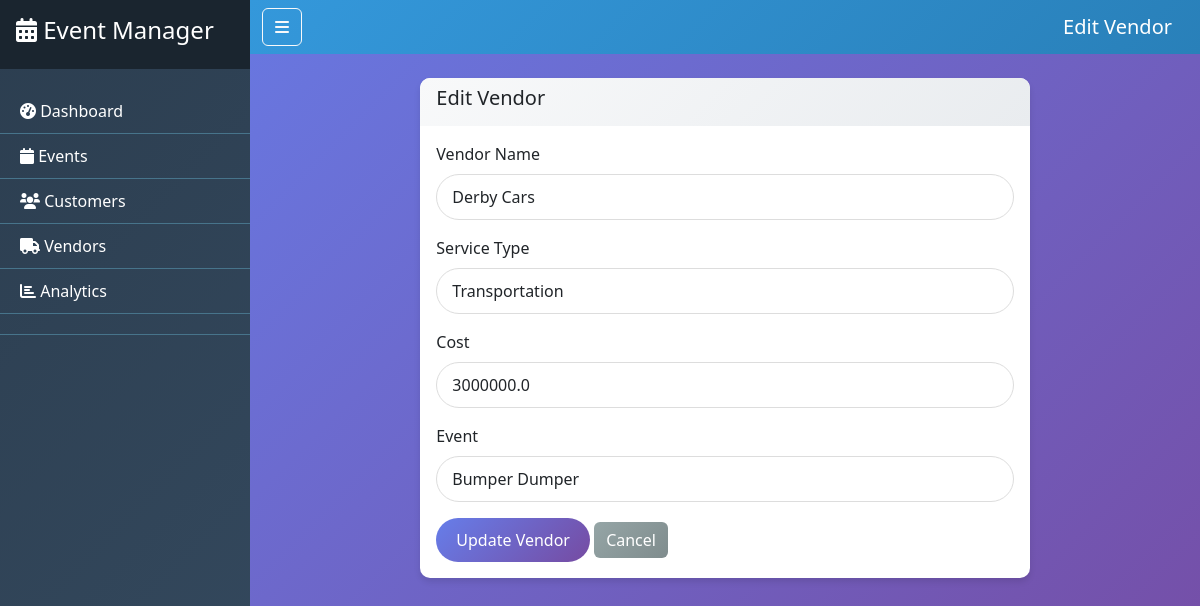
Screenshot of /edit_vendor/1 with the database file from the repository.
### tables this page shows
CREATE TABLE vendors (
    id INTEGER PRIMARY KEY AUTOINCREMENT,
    name TEXT NOT NULL,
    service_type TEXT NOT NULL,
    cost REAL NOT NULL,
    event_id INTEGER,
    FOREIGN KEY (event_id) REFERENCES events (id)
);

CREATE TABLE events (
    id INTEGER PRIMARY KEY AUTOINCREMENT,
    name TEXT NOT NULL,
    type TEXT NOT NULL,
    date TEXT NOT NULL,
    location TEXT NOT NULL,
    budget REAL NOT NULL,
    expected_guests INTEGER NOT NULL,
    ticket_price REAL DEFAULT 0
);

### Event_Management_System/app.py (the view, shortened to what this page needs)
@app.route('/edit_vendor/<int:vendor_id>', methods=['GET', 'POST'])
def edit_vendor(vendor_id):
    db = get_db()
    vendor = db.execute('SELECT * FROM vendors WHERE id = ?', (vendor_id,)).fetchone()
    events = db.execute('SELECT id, name FROM events').fetchall()
    return render_template('edit_vendor.html', vendor=vendor, events=events)

### Event_Management_System/app.py (called while the page is built)
def get_db():
    db = getattr(g, '_database', None)
    if db is None:
        db = g._database = sqlite3.connect(DATABASE)
        db.row_factory = sqlite3.Row
    return db

@app.teardown_appcontext
def close_connection(exception):
    db = getattr(g, '_database', None)
    if db is not None:
        db.close()

### Event_Management_System/templates/edit_vendor.html (shortened to what this page needs)
{% extends "base.html" %}
{% block page_title %}Edit Vendor{% endblock %}
{% block content %}
<div class="row justify-content-center">
    <div class="col-md-8">
        <div class="card">
            <div class="card-header">
                <h5>Edit Vendor</h5>
            </div>
            <div class="card-body">
                <form method="POST">
                    <div class="mb-3">
                        <label for="name" class="form-label">Vendor Name</label>
                        <input type="text" class="form-control" id="name" name="name" value="{{ vendor.name }}" required>
                    </div>
                    <div class="mb-3">
                        <label for="service_type" class="form-label">Service Type</label>
                        <select class="form-control" id="service_type" name="service_type" required>
                            <option value="Transportation" {% if vendor.service_type == 'Transportation' %}selected{% endif %}>Transportation</option>
                        </select>
                    </div>
                    <div class="mb-3">
                        <label for="cost" class="form-label">Cost</label>
                        <input type="number" step="0.01" class="form-control" id="cost" name="cost" value="{{ vendor.cost }}" required>
                    </div>
                    <div class="mb-3">
                        <label for="event_id" class="form-label">Event</label>
                        <select class="form-control" id="event_id" name="event_id">
                            {% for event in events %}
                            <option value="{{ event.id }}" {% if vendor.event_id == event.id %}selected{% endif %}>{{ event.name }}</option>
                            {% endfor %}
                        </select>
                    </div>
                    <button type="submit" class="btn btn-primary">Update Vendor</button>
                    <a href="{{ url_for('vendors') }}" class="btn btn-secondary">Cancel</a>
                </form>
            </div>
        </div>
    </div>
</div>
{% endblock %}

### Event_Management_System/static/style.css (style rules this page uses)
body { background: linear-gradient(135deg, #667eea 0%, #764ba2 100%); min-height: 100vh; font-family: 'Segoe UI', Tahoma, Geneva, Verdana, sans-serif; }
.card { border: none; border-radius: 10px; box-shadow: 0 4px 6px rgba(0, 0, 0, 0.1); transition: transform 0.2s; }
.card-header { background: linear-gradient(135deg, #f8f9fa 0%, #e9ecef 100%); border-bottom: none; border-radius: 10px 10px 0 0 !important; }
.btn-primary { background: linear-gradient(135deg, #667eea 0%, #764ba2 100%); border: none; border-radius: 25px; padding: 10px 20px; }
.btn-secondary { background: linear-gradient(135deg, #95a5a6 0%, #7f8c8d 100%); border: none; }
.form-control { border-radius: 25px; border: 1px solid #ddd; padding: 10px 15px; }

### rows the page displays
vendors: name "Derby Cars", service_type "Transportation", cost "3000000.0", event_id "Bumper Dumper"
